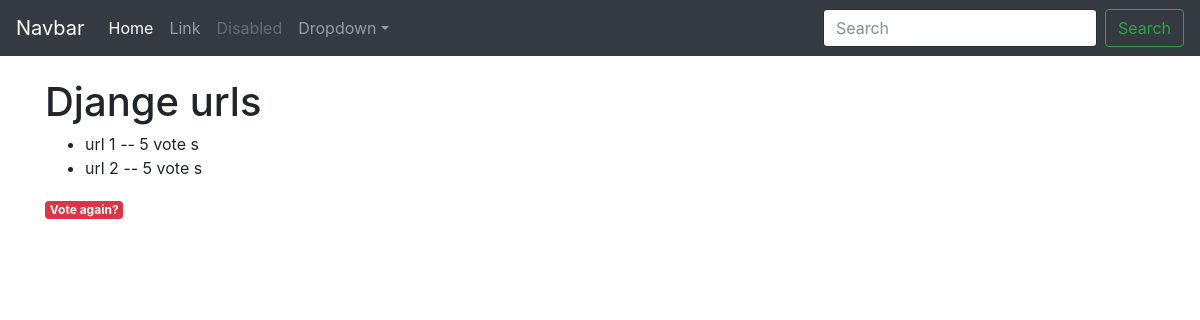
The app's page /polls/3/results/, older data.
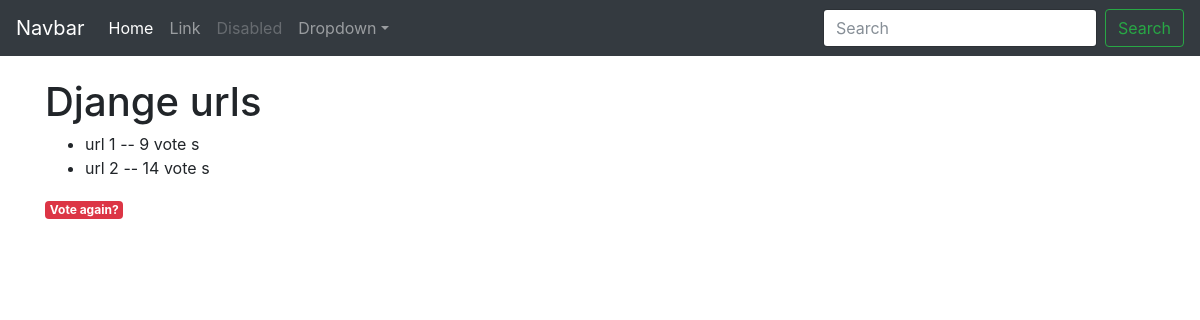
The same page, newer data.
### polls/models.py (models this page shows, shortened)
class Choice(models.Model):
    question = models.ForeignKey(Question, on_delete=models.CASCADE)
    choice_text = models.CharField(max_length=200)
    votes = models.IntegerField(default=0)

### polls/views.py (the view)
# urls.py: url(r'^(?P<question_id>[0-9]+)/results/$', views.results, name='results'),
def results(request, question_id):
    question = get_object_or_404(Question, pk=question_id)
    return render(request, 'polls/results.html', {'question': question})

### polls/templates/polls/results.html
{% extends 'polls/base.html' %}
{% load static %}
{% block container %}
<h1>{{ question.question_text }}</h1>
<ul>
    {% for choice in question.choice_set.all %}
    <li>{{ choice.choice_text }} -- {{ choice.votes }} vote {{ choice.votes|pluralize }}</li>
    {% endfor %}
</ul>
<a href="{% url 'polls:detail' question.id %}" class="badge badge-danger">Vote again?</a>
{% endblock %}

Row changes from the older to the newer data that the page shows:
changed Choice "url 1": votes "5" → "9"
changed Choice "url 2": votes "5" → "14"
